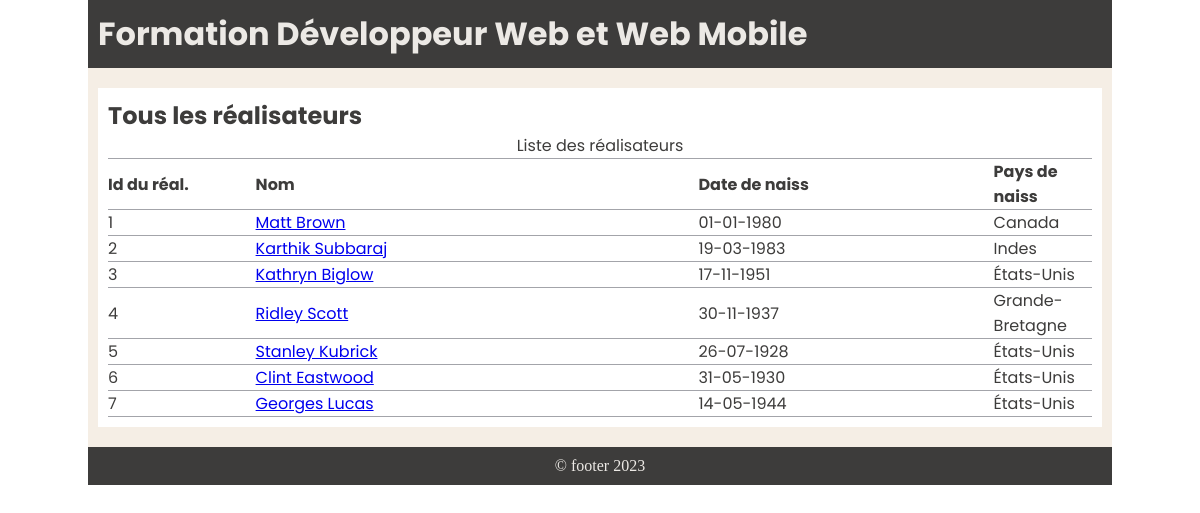
Page /exercice_cinema_sql_bdd/pages_cinema/tous_les_realisateurs.php on the committed database.
### tables this page shows
CREATE TABLE IF NOT EXISTS `realisateur` (
  `id_realisateur` int NOT NULL AUTO_INCREMENT,
  `id_personne` int NOT NULL,
  PRIMARY KEY (`id_realisateur`),
  KEY `FK_realilsateur_cinema_hamid_02.personne` (`id_personne`),
  CONSTRAINT `FK_realilsateur_cinema_hamid_02.personne` FOREIGN KEY (`id_personne`) REFERENCES `personne` (`id_personne`)
);

CREATE TABLE IF NOT EXISTS `personne` (
  `id_personne` int NOT NULL AUTO_INCREMENT,
  `nom_personne` varchar(50) NOT NULL,
  `prenom_personne` varchar(50) NOT NULL,
  `date_naiss_personne` date NOT NULL,
  `lieu_naiss_personne` varchar(50) NOT NULL,
  `genre_personne` varchar(50) NOT NULL,
  PRIMARY KEY (`id_personne`)
);

### exercice_cinema_sql_bdd/pages_cinema/tous_les_realisateurs.php (the view, shortened to what this page needs)
<!DOCTYPE html>
<html lang="en">
<head>
    <link rel="stylesheet" href="../public/css/style.css">
</head>
<body>
    <div class="container">
        <header>
            <h1>Formation Développeur Web et Web Mobile</h1>
        </header>
        <main>
            <section>
                <?php
                try {
                    $mysqlConnection = new PDO(
                        'mysql:host=localhost;dbname=cinema_hamid;charset=utf8',
                        'root',
                        '',
                        [PDO::ATTR_ERRMODE => PDO::ERRMODE_EXCEPTION],
                    );
                }
                catch (Exception $e) {
                    die('Erreur : ' . $e->getMessage());
                }
                $sqlQuery = 'SELECT *,
                                CONCAT(p.prenom_personne,\' \', p.nom_personne) AS nom_realisateur
                            FROM personne p
                            INNER JOIN realisateur r
                            ON p.id_personne = r.id_personne;';
                $realisateurStatement = $mysqlConnection->prepare($sqlQuery);
                $realisateurStatement->execute();
                $realisateurs = $realisateurStatement->fetchAll();
                if ($realisateurs > 0) {
                    echo "
                    <h2>Tous les réalisateurs</h2>
                    <table>
                        <caption>Liste des réalisateurs</caption>
                        <thead>
                            <tr>
                                <th>Id du réal.</th>
                                <th>Nom</th>
                                <th>Date de naiss</th>
                                <th>Pays de naiss</th>
                            </tr>
                            <thead>
                            <tbody>
                            <tr>";
                            foreach ($realisateurs as $realisateur) {
                                echo
                                    "<td>" . $realisateur['id_realisateur'] . "</td>
                                    <td><a href='detail_realisateur.php?id=" . $realisateur['id_realisateur'] . "' class='lien-pages'>" . $realisateur['nom_realisateur'] . "</a></td>
                                    <td>" . date('d-m-Y', strtotime($realisateur['date_naiss_personne'])) . "</td>
                                    <td>" . $realisateur['lieu_naiss_personne'] . "</td>
                                </tr>";
                            }
                    echo "</table>";
                } else {
                    echo "0 no results";
                }
                ?>
            </section>
        </main>
        <footer>&copy footer 2023</footer>
    </div>
</body>
</html>

### exercice_cinema_sql_bdd/public/css/style.css (style rules this page uses)
* { font-family: "Poppins"; }
body { font-family: 'Neucha', sans-serif; }
.container { display: grid; grid-template-columns: 1fr; grid-template-areas: "header" "main" "footer"; max-width: 1024px; margin: 0px auto; }
header { grid-area: header; color: #ece9e5; padding: 10px; background-color: #3d3c3b; }
main { grid-area: main; color: #3d3c3b; padding: 10px; background-color: #f5eee5; }
section { margin: 10px 0; padding: 10px; background-color: #ffffff; }
table { width: 100%; border-collapse: collapse; }
thead th:nth-child(1) { width: 15%; }
thead th:nth-child(2) { width: 45%; }
thead th:nth-child(3) { width: 30%; }
thead th:nth-child(4) { width: 20%; }
th, td { text-align: left; border-bottom: 1px solid #a3a4aa; border-top: 1px solid #a3a4aa; }
footer { grid-area: footer; font-family: Neucha, cursive; color: #ece9e5; text-align: center; padding: 10px; background-color: #3d3c3b; }

### rows in the picture
realisateur: id_realisateur "1", nom_realisateur "Matt Brown", id_personne.date_naiss_personne "01-01-1980", id_personne.lieu_naiss_personne "Canada"
realisateur: id_realisateur "2", nom_realisateur "Karthik Subbaraj", id_personne.date_naiss_personne "19-03-1983", id_personne.lieu_naiss_personne "Indes"
realisateur: id_realisateur "3", nom_realisateur "Kathryn Biglow", id_personne.date_naiss_personne "17-11-1951", id_personne.lieu_naiss_personne "États-Unis"
realisateur: id_realisateur "4", nom_realisateur "Ridley Scott", id_personne.date_naiss_personne "30-11-1937", id_personne.lieu_naiss_personne "Grande-Bretagne"
realisateur: id_realisateur "5", nom_realisateur "Stanley Kubrick", id_personne.date_naiss_personne "26-07-1928", id_personne.lieu_naiss_personne "États-Unis"
realisateur: id_realisateur "6", nom_realisateur "Clint Eastwood", id_personne.date_naiss_personne "31-05-1930", id_personne.lieu_naiss_personne "États-Unis"
realisateur: id_realisateur "7", nom_realisateur "Georges Lucas", id_personne.date_naiss_personne "14-05-1944", id_personne.lieu_naiss_personne "États-Unis"
